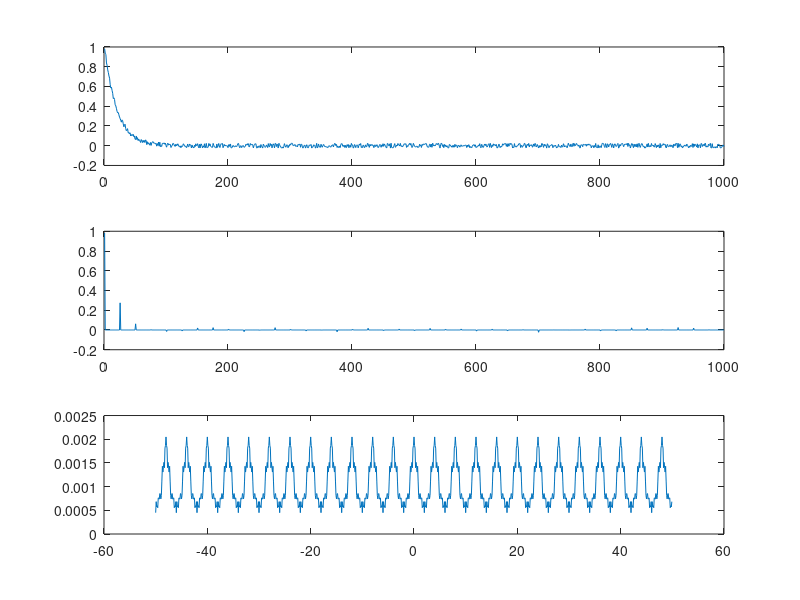

Reproduce this figure in MATLAB.
%% Fourier transform of a sin wave + noise

fs = 100;               % sampling frequency
t = 0:(1/fs):(10-1/fs); % time vector
s = cos(2*pi*15*t) + 3 * randn(size(t));
subplot(3,1,1); plot(s)
n = length(s);
S = fft(s);
f = (0:n-1)*(fs/n);     %frequency range
power = abs(S).^2/n;    %power
subplot(3,1,2); plot(f,power)

Y = fftshift(S);
fshift = (-n/2:n/2-1)*(fs/n); % zero-centered frequency range
powershift = abs(Y).^2/n;     % zero-centered power
subplot(3,1,3); plot(fshift,powershift)

%% let's make a singal (x) where most of the energy is between 0.1 to 5 Hz

x = 5 * rand(size(t));
for f = 0.5 : 0.001 : 5
    x = x + rand * cos(2*pi*f*t + rand*2*pi);
end
x = x - mean(x(:));

subplot(2,1,1); plot(x)
n = length(x);
X = fft(x);

f = (0:n-1)*(fs/n);     %frequency range
power = abs(X).^2/n;    %power

Y = fftshift(X);
fshift = (-n/2:n/2-1)*(fs/n); % zero-centered frequency range
powershift = abs(Y).^2/n;     % zero-centered power
subplot(2,1,2); plot(fshift,powershift)


%% Let's multiply these two signal

s = cos(2*pi*15*t); % but let's use a clean sine wave instead of a noisy one

xs = x .* s;

subplot(3,1,1); plot(x)
subplot(3,1,2); plot(xs)
n = length(xs);
XS = fft(xs);

f = (0:n-1)*(fs/n);     %frequency range
power = abs(XS).^2/n;    %power

Y = fftshift(XS);
fshift = (-n/2:n/2-1)*(fs/n); % zero-centered frequency range
powershift = abs(Y).^2/n;     % zero-centered power
subplot(3,1,3); plot(fshift,powershift)


%% Fourier Transform of "sampling" (with high frequency)

fs = 100;               % sampling frequency
t = 0:(1/fs):(10-1/fs); % time vector
s1 = zeros(size(t));

s1( 1 : 8 : end) = 1;
subplot(2,1,1); plot(s1)
n = length(s1);
S1 = fft(s1);
f = (0:n-1)*(fs/n);     %frequency range
power = abs(S1).^2/n;    %power

Y = fftshift(S1);
fshift = (-n/2:n/2-1)*(fs/n); % zero-centered frequency range
powershift = abs(Y).^2/n;     % zero-centered power
subplot(2,1,2); plot(fshift,powershift)

%% Fourier Transform of "sampling" (with medium frequency)

fs = 100;               % sampling frequency
t = 0:(1/fs):(10-1/fs); % time vector
s2 = zeros(size(t));

s2( 1 : 25 : end) = 1;
subplot(2,1,1); plot(s2)
n = length(s2);
S2 = fft(s2);
f = (0:n-1)*(fs/n);     %frequency range
power = abs(S2).^2/n;    %power

Y = fftshift(S2);
fshift = (-n/2:n/2-1)*(fs/n); % zero-centered frequency range
powershift = abs(Y).^2/n;     % zero-centered power
subplot(2,1,2); plot(fshift,powershift)

%% Fourier Transform of "sampling" (with low frequency)

fs = 100;               % sampling frequency
t = 0:(1/fs):(10-1/fs); % time vector
s3 = zeros(size(t));

s3( 1 : 100 : end) = 1;
subplot(2,1,1); plot(s3)
n = length(s3);
S3 = fft(s3);
f = (0:n-1)*(fs/n);     %frequency range
power = abs(S3).^2/n;    %power

Y = fftshift(S3);
fshift = (-n/2:n/2-1)*(fs/n); % zero-centered frequency range
powershift = abs(Y).^2/n;     % zero-centered power
subplot(2,1,2); plot(fshift,powershift)

%% Let's sample our signal with high frequency

x2 = x .* s1;

subplot(3,1,1); plot(x)

subplot(3,1,2); plot(x2)
n = length(x2);
X1 = fft(x2);

f = (0:n-1)*(fs/n);     %frequency range
power = abs(X1).^2/n;    %power

Y = fftshift(X1);
fshift = (-n/2:n/2-1)*(fs/n); % zero-centered frequency range
powershift = abs(Y).^2/n;     % zero-centered power
subplot(3,1,3); plot(fshift,powershift)

%% Let's sample our signal with medium frequency

x2 = x .* s2;

subplot(3,1,1); plot(x)
subplot(3,1,2); plot(x2)
n = length(x2);
X2 = fft(x2);

f = (0:n-1)*(fs/n);     %frequency range
power = abs(X2).^2/n;    %power

Y = fftshift(X2);
fshift = (-n/2:n/2-1)*(fs/n); % zero-centered frequency range
powershift = abs(Y).^2/n;     % zero-centered power
subplot(3,1,3); plot(fshift,powershift)

%% Let's sample our signal with low frequency

x3 = x .* s3;

subplot(3,1,1); plot(x)
subplot(3,1,2); plot(x3)
n = length(x3);
X3 = fft(x3);

f = (0:n-1)*(fs/n);     %frequency range
power = abs(X3).^2/n;    %power

Y = fftshift(X3);
fshift = (-n/2:n/2-1)*(fs/n); % zero-centered frequency range
powershift = abs(Y).^2/n;     % zero-centered power
subplot(3,1,3); plot(fshift,powershift)

%% 

x = rand(size(t))/20;
x = x - mean(x(:));
x = x + exp(5 * -t); % 5 % try different numbers (1, 2, 20, 50)


subplot(2,1,1); plot(x)
n = length(x);
X = fft(x);

f = (0:n-1)*(fs/n);     %frequency range
power = abs(X).^2/n;    %power

Y = fftshift(X);
fshift = (-n/2:n/2-1)*(fs/n); % zero-centered frequency range
powershift = abs(Y).^2/n;     % zero-centered power
subplot(2,1,2); plot(fshift,powershift)

%% Let's sample our signal with high frequency

x2 = x .* s1;

subplot(3,1,1); plot(x)
subplot(3,1,2); plot(x2)
n = length(x2);
X1 = fft(x2);

f = (0:n-1)*(fs/n);     %frequency range
power = abs(X1).^2/n;    %power

Y = fftshift(X1);
fshift = (-n/2:n/2-1)*(fs/n); % zero-centered frequency range
powershift = abs(Y).^2/n;     % zero-centered power
subplot(3,1,3); plot(fshift,powershift)

%% Let's sample our signal with medium frequency

x2 = x .* s2;

subplot(3,1,1); plot(x)
subplot(3,1,2); plot(x2)
n = length(x2);
X2 = fft(x2);

f = (0:n-1)*(fs/n);     %frequency range
power = abs(X2).^2/n;    %power

Y = fftshift(X2);
fshift = (-n/2:n/2-1)*(fs/n); % zero-centered frequency range
powershift = abs(Y).^2/n;     % zero-centered power
subplot(3,1,3); plot(fshift,powershift)

